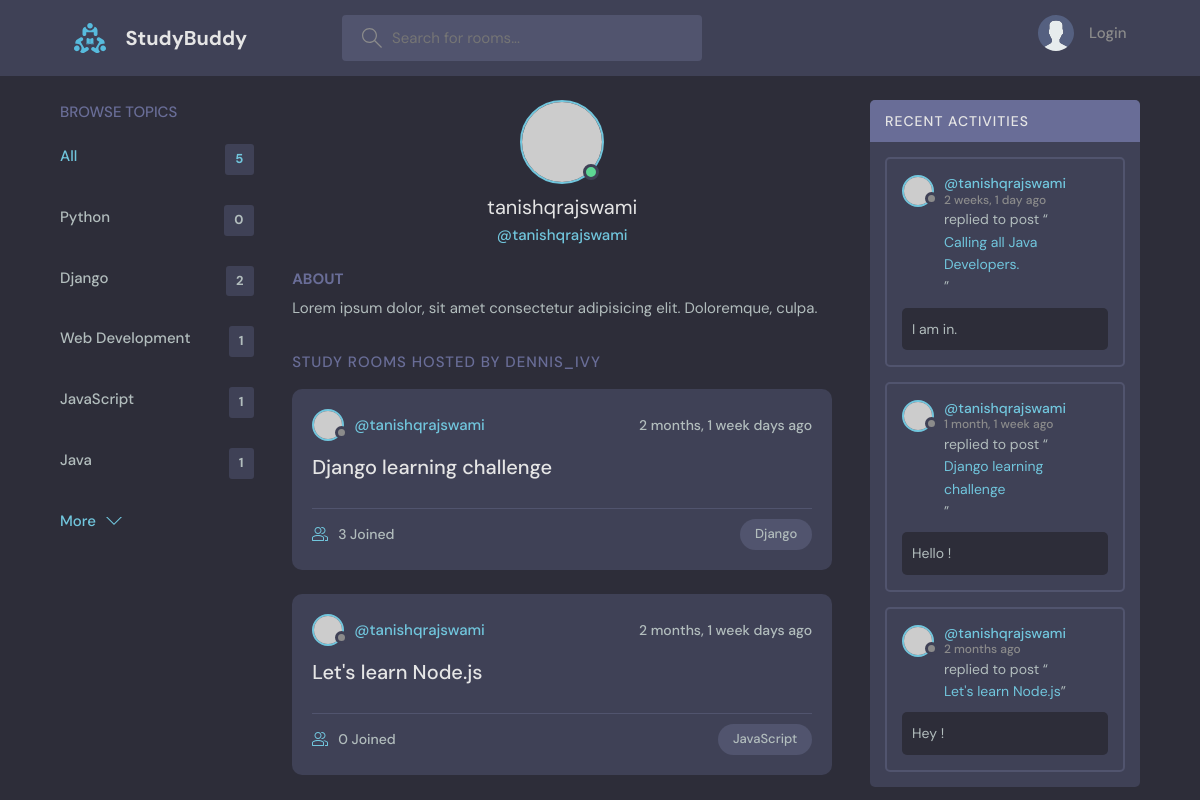
Page /profile/1/ on the committed database.
### base/models.py (models this page shows, shortened)
class Topic(models.Model):
    name = models.CharField(max_length = 200)

class Room(models.Model):
    host = models.ForeignKey(User, on_delete = models.SET_NULL, null = True)
    topic = models.ForeignKey(Topic, on_delete = models.SET_NULL, null = True)
    name = models.CharField(max_length = 200)
    participants = models.ManyToManyField(User, related_name='participants', blank=True)
    description = models.TextField(null = True, blank = True)
    updated = models.DateTimeField(auto_now = True)
    created = models.DateTimeField(auto_now_add = True)
    class Meta:
        ordering = ['-updated', '-created']
    def __str__(self):
        return self.name

class Message(models.Model):
    user = models.ForeignKey(User, on_delete = models.CASCADE)
    room = models.ForeignKey(Room, on_delete = models.CASCADE)
    body = models.TextField()
    updated = models.DateTimeField(auto_now = True)
    created = models.DateTimeField(auto_now_add = True)
    class Meta:
        ordering = ['-updated', '-created']

### base/views.py (the view)
# urls.py: path('profile/<str:pk>/', views.userProfile, name = "user-profile"),
def userProfile(request, pk):
    user = User.objects.get(id = pk)
    rooms = user.room_set.all()
    room_messages = user.message_set.all()
    topics = Topic.objects.all()
    context = {'user':user, 'rooms':rooms, 'room_messages':room_messages, 'topics':topics}
    return render(request, 'base/profile.html', context)

### base/templates/base/profile.html (shortened to what this page needs)
{% extends 'main.html' %}
{% block content %}
<main class="profile-page layout layout--3">
  <div class="container">
    {% include 'base/topics_component.html' %}
    <div class="roomList">
      <div class="profile">
        <div class="profile__avatar">
          <div class="avatar avatar--large active">
            <img src="https://randomuser.me/api/portraits/men/11.jpg" />
          </div>
        </div>
        <div class="profile__info">
          <h3>{{user.username}}</h3>
          <p>@{{user.username}}</p>
        </div>
        <div class="profile__about">
          <h3>About</h3>
          <p>Lorem ipsum dolor, sit amet consectetur adipisicing elit. Doloremque, culpa.</p>
        </div>
      </div>
      <div class="roomList__header">
        <div>
          <h2>Study Rooms Hosted by dennis_ivy</a>
          </h2>
        </div>
      </div>
      {% include 'base/feed_component.html' %}
    </div>
    {% include 'base/activity_component.html' %}
  </div>
</main>
{% endblock %}

### base/templates/base/topics_component.html
<div class="topics">
  <div class="topics__header">
    <h2>Browse Topics</h2>
  </div>
  <ul class="topics__list">
    <li>
      <a href="{% url 'home' %}" class="active">All <span>{{topics.count}}</span></a>
    </li>
    {% for topic in topics %}
    <li>
      <a href="{% url 'home'%}?q={{topic.name}}">{{topic.name}} <span>{{topic.room_set.all.count}}</span></a>
    </li>
    {% endfor %}
  </ul>
  <a class="btn btn--link" href="{% url 'topics' %}">
    More
    <svg version="1.1" xmlns="http://www.w3.org/2000/svg" width="32" height="32" viewBox="0 0 32 32">
      <title>chevron-down</title>
      <path d="M16 21l-13-13h-3l16 16 16-16h-3l-13 13z"></path>
    </svg>
  </a>
</div>

### base/templates/base/feed_component.html (shortened to what this page needs)
{% for room in rooms %}
<div class="roomListRoom">
    <div class="roomListRoom__header">
      <a href="{% url 'user-profile' room.host.id %}" class="roomListRoom__author">
        <div class="avatar avatar--small">
          <img src="https://randomuser.me/api/portraits/women/11.jpg" />
        </div>
        <span>@{{room.host.username}}</span>
      </a>
      <div class="roomListRoom__actions">
        <span>{{room.created|timesince}} days ago</span>
      </div>
    </div>
    <div class="roomListRoom__content">
      <a href="{% url 'room' room.id %}">{{room.name}}</a>
    </div>
    <div class="roomListRoom__meta">
      <a href="{% url 'room' room.id %}" class="roomListRoom__joined">
        {{room.participants.all.count}} Joined
      </a>
      <p class="roomListRoom__topic">{{room.topic.name}}</p>
    </div>
  </div>
{% endfor %}

### base/templates/base/activity_component.html (shortened to what this page needs)
<div class="activities">
    <div class="activities__header">
      <h2>Recent Activities</h2>
    </div>
    {% for message in room_messages %}
    <div class="activities__box">
      <div class="activities__boxHeader roomListRoom__header">
        <a href="{% url 'user-profile' message.user.id %}" class="roomListRoom__author">
          <div class="avatar avatar--small">
            <img src="https://randomuser.me/api/portraits/women/11.jpg" />
          </div>
          <p>
            @{{message.user}}
            <span>{{message.created|timesince}} ago</span>
          </p>
        </a>
      </div>
      <div class="activities__boxContent">
        <p>replied to post “<a href="{% url 'room' message.room.id %}">{{message.room}}</a>”</p>
        <div class="activities__boxRoomContent">
          {{message.body}}
        </div>
      </div>
    </div>
    {% endfor %}
  </div>

### rows in the picture
Topic: name "Python", room_set.all.count "0"
Topic: name "Django", room_set.all.count "2"
Topic: name "Web Development", room_set.all.count "1"
Topic: name "JavaScript", room_set.all.count "1"
Topic: name "Java", room_set.all.count "1"
Room: host.username "tanishqrajswami", created "2 months, 1 week", name "Django learning challenge", participants.all.count "3", topic.name "Django"
Room: host.username "tanishqrajswami", created "2 months, 1 week", name "Let's learn Node.js", participants.all.count "0", topic.name "JavaScript"
Message: user "tanishqrajswami", created "2 weeks, 1 day", room "Calling all Java Developers.", body "I am in."
Message: user "tanishqrajswami", created "1 month, 1 week", room "Django learning challenge", body "Hello !"
Message: user "tanishqrajswami", created "2 months", room "Let's learn Node.js", body "Hey !"

### other values in the picture
{{ topics.count }} "5"
{{ user.username }} "tanishqrajswami"
